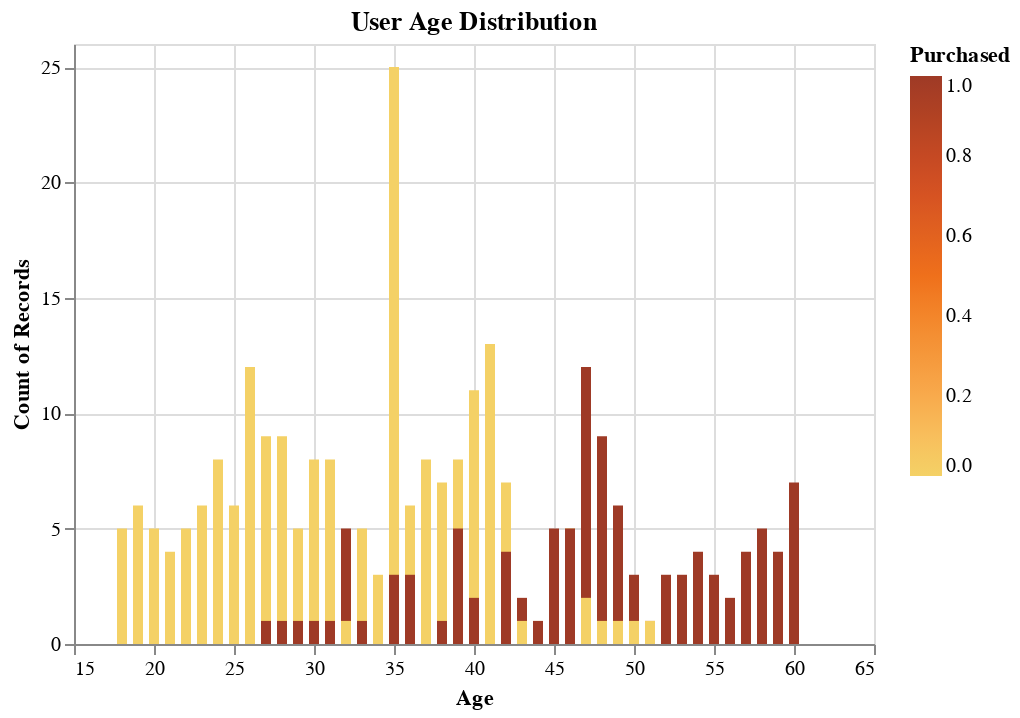

Notebook code cell kept with this figure:
### Code cell
alt.Chart(media_df_train).mark_bar().encode(
    alt.X("Age"),
    alt.Y('count()', stack=None),
    color=alt.Color('Purchased', scale=alt.Scale(scheme='goldorange'))
).properties(title = "User Age Distribution")

### Figure 1 — Vega-Lite specification as saved in the notebook (floating-point values rounded to 4 significant figures; data arrays with more than 128 entries replaced by an {"elided": "..."} marker saying what was removed)
{"$schema": "https://vega.github.io/schema/vega-lite/v3.4.0.json", "config": {"mark": {"tooltip": null}, "view": {"height": 300, "width": 400}}, "data": {"name": "data-1d3b0e0fee3d6508ad3faee76fa53a52"}, "datasets": {"data-1d3b0e0fee3d6508ad3faee76fa53a52": {"elided": "320 records"}}, "encoding": {"color": {"field": "Purchased", "scale": {"scheme": "goldorange"}, "type": "quantitative"}, "x": {"field": "Age", "type": "quantitative"}, "y": {"aggregate": "count", "stack": null, "type": "quantitative"}}, "mark": "bar", "title": "User Age Distribution"}
